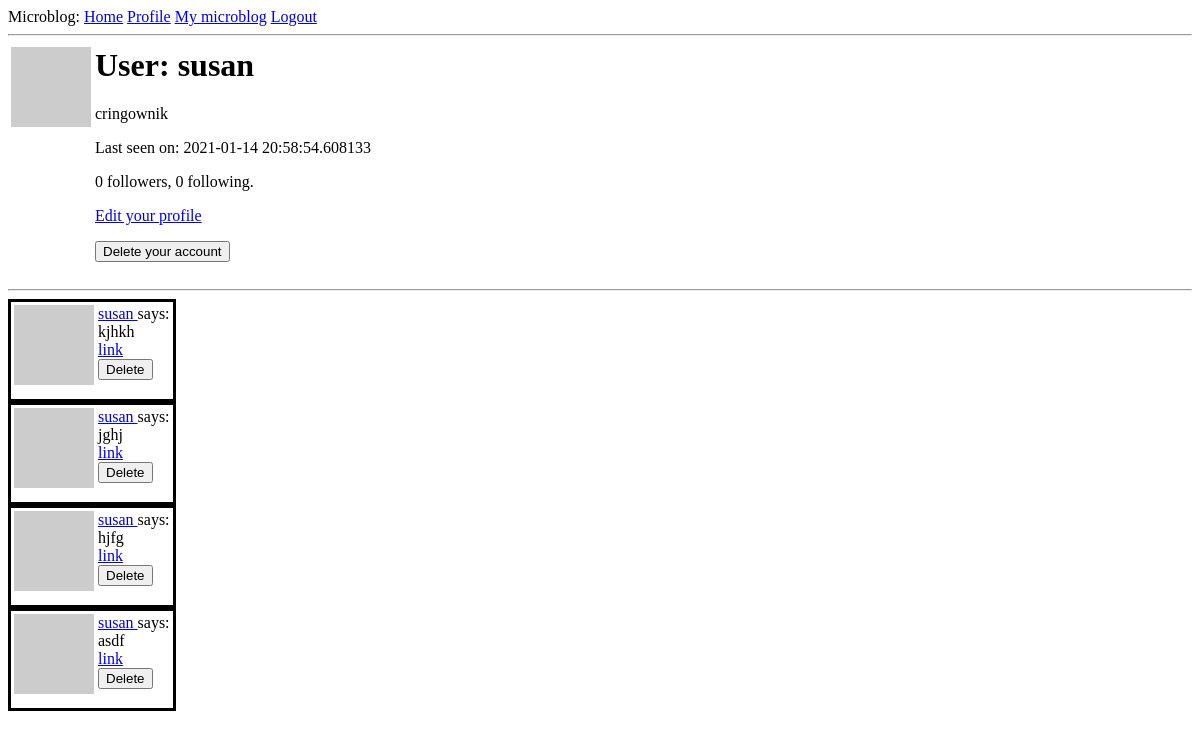
Before: /user/susan (signed in) with the older database file.
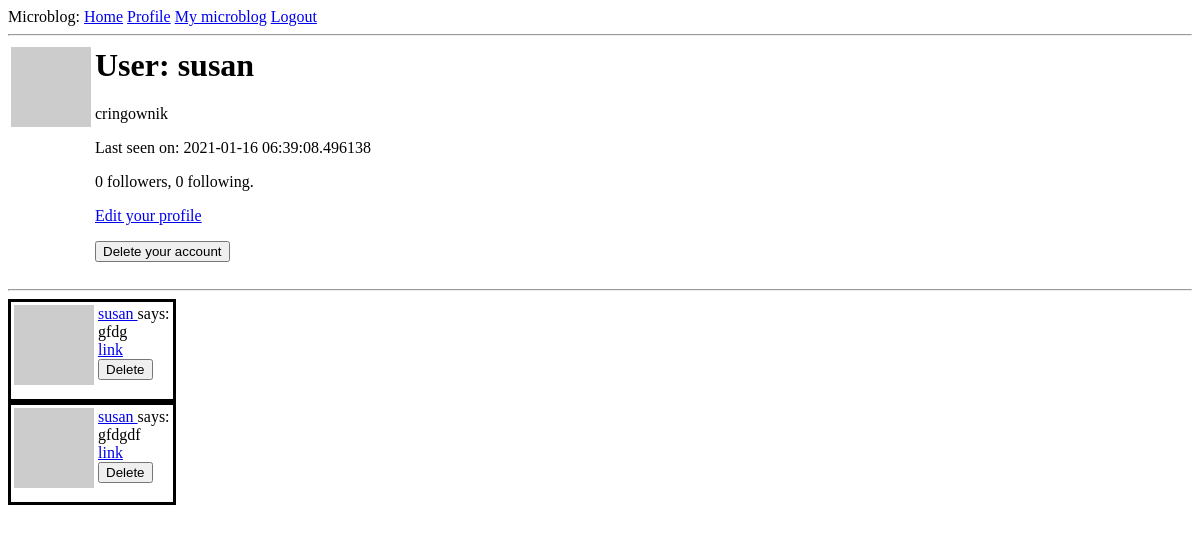
After: the same page with the newer database file.
### app/models.py (models this page shows, shortened)
class User(UserMixin, db.Model):
    id = db.Column(db.Integer, primary_key=True)
    username = db.Column(db.String(64), index=True, unique=True)
    email = db.Column(db.String(120), index=True, unique=True)
    password_hash = db.Column(db.String(128))
    joined = db.Column(db.DateTime, default=datetime.utcnow)
    posts = db.relationship('Post', backref='author', lazy='dynamic')
    about_me = db.Column(db.String(140))
    last_seen = db.Column(db.DateTime, default=datetime.utcnow)
    followed = db.relationship(
        'User', secondary=followers,
        primaryjoin=(followers.c.follower_id == id),
        secondaryjoin=(followers.c.followed_id == id),
        backref=db.backref('followers', lazy='dynamic'), lazy='dynamic')
    last_message_read_time = db.Column(db.DateTime)
    def avatar(self, size):
        digest = md5(self.email.lower().encode('utf-8')).hexdigest()
        return 'https://www.gravatar.com/avatar/{}?d=monsterid&s={}'.format(
            digest, size)

class Post(db.Model):
    id = db.Column(db.Integer, primary_key=True)
    body = db.Column(db.String(140))
    timestamp = db.Column(db.DateTime, index=True, default=datetime.utcnow)
    user_id = db.Column(db.Integer, db.ForeignKey('user.id'))

### app/routes.py (the view)
@app.route('/user/<username>')
@login_required
def user(username):
    user = User.query.filter_by(username=username).first_or_404()
    page = request.args.get('page', 1, type=int)
    posts = user.posts.order_by(Post.timestamp.desc()).paginate(
        page, app.config['POSTS_PER_PAGE'], False)
    next_url = url_for('user', username=user.username, page=posts.next_num) \
        if posts.has_next else None
    prev_url = url_for('user', username=user.username, page=posts.prev_num) \
        if posts.has_prev else None
    form = EmptyForm()
    return render_template('user.html', user=user, posts=posts.items,
                           next_url=next_url, prev_url=prev_url, form=form)

### app/forms.py
class EmptyForm(FlaskForm):
    submit = SubmitField('Submit')

### app/models.py (called while the page is built)
@login.user_loader
def load_user(id):
    return User.query.get(int(id))

### app/routes.py (called while the page is built)
@app.before_request
def before_request():
    if not current_user.is_anonymous:
        if current_user.is_authenticated:
            current_user.last_seen = datetime.utcnow()
            db.session.commit()

### app/templates/user.html (shortened to what this page needs)
{% extends "base.html" %}
{% block content %}
    <table>
        <tr valign="top">
            <td><img src="{{ user.avatar(128) }}"></td>
            <td>
                <h1>User: {{ user.username }}</h1>
                {% if user.about_me %}<p>{{ user.about_me }}</p>{% endif %}
                {% if user.last_seen %}<p>Last seen on: {{ user.last_seen }}</p>{% endif %}
                <p>{{ user.followers.count() }} followers, {{ user.followed.count() }} following.</p>
                {% if user == current_user %}
                    <p><a href="{{ url_for('edit_profile') }}">Edit your profile</a></p>
                {% endif %}
                {% if user == current_user %}
                    <form action="{{ url_for('delete_user', username=user.username) }}" method="post">
                        {{ form.submit(value='Delete your account') }}
                    </form>
                {% endif %}
            </td>
        </tr>
    </table>
    <hr>
    {% for post in posts %}
        {% include '_post.html' %}
    {% endfor %}
{% endblock %}

### app/templates/_post.html (shortened to what this page needs)
    <table style="border: solid">
        <tr valign="top">
            <td><img src="{{ post.author.avatar(36) }}"></td>
            <td>
                <a href="{{ url_for('user', username=post.author.username) }}">
                    {{ post.author.username }}
                </a>
                says:<br>{{ post.body }}
                <br> <a href="{{ url_for('post', post_id=post.id) }}">
                    link
                </a>
                {% if current_user == post.author %}
                <form action="{{ url_for('delete_post', post_id=post.id) }}" method="post">
                        {{ form.submit(value='Delete') }}
                    </form>
                {% endif %}
            </td>
        </tr>
    </table>

Changed rows visible on the page:
removed Post: author.username "susan", body "kjhkh"
removed Post: author.username "susan", body "jghj"
changed User "susan": last_seen "2021-01-14 20:58:54.608133" → "2021-01-16 06:39:08.496138"
changed Post: body "hjfg" → "gfdg"
changed Post: body "asdf" → "gfdgdf"
